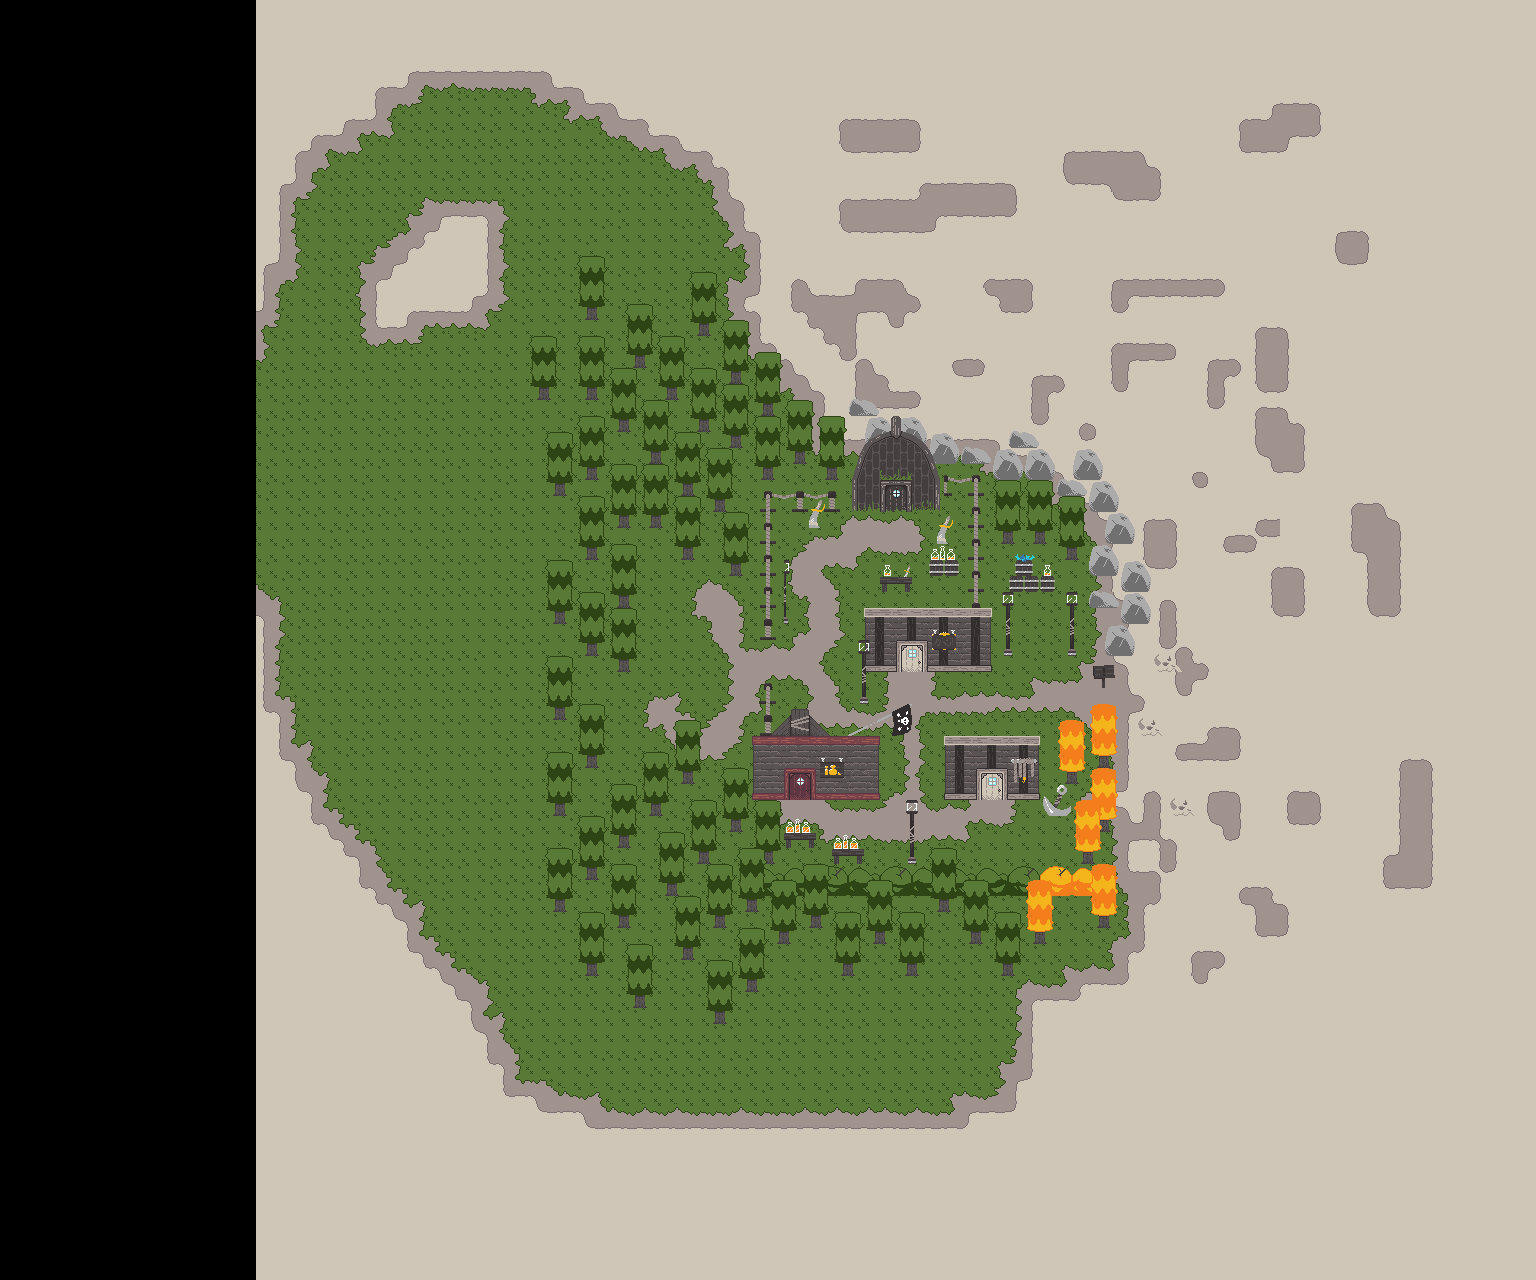

Rendered tile map (Tiled .tmx) drawn with the repository's tilesets; below, a short description and the map source with its tile grids summarised:
An orthogonal 96x80 tile map with 16x16 px tiles, 3 tile layers (2D, 3D, 3D 2), 3 tilesets and 126 objects (115x Collision Object, 8x Warp, 2x Object, Player).

<map version="1.2" tiledversion="1.2.3" orientation="orthogonal" renderorder="right-down" width="96" height="80" tilewidth="16" tileheight="16" infinite="0" nextlayerid="13" nextobjectid="172">
 <tileset firstgid="1" source="../Ground.tsx" />
 <tileset firstgid="65" source="Village_assets_tiles.tsx" />
 <tileset firstgid="545" source="../Objects.tsx" />
 <layer id="10" name="2D" width="96" height="80">
  <data>[7680 cells, 6400 non-empty, 59 distinct tile ids]</data>
 </layer>
 <layer id="11" name="3D" width="96" height="80">
  <data>[7680 cells, 769 non-empty, 195 distinct tile ids]</data>
 </layer>
 <layer id="12" name="3D 2" width="96" height="80">
  <data>[7680 cells, 188 non-empty, 96 distinct tile ids]</data>
 </layer>
 <objectgroup id="3" name="Objects">
  <object id="1" type="Collision Object" gid="545" x="864" y="448" width="32" height="32" />
  <object id="6" type="Collision Object" gid="545" x="880" y="428" width="32" height="32" />
  <object id="7" type="Collision Object" gid="545" x="928" y="464" width="32" height="32" />
  <object id="8" type="Collision Object" gid="545" x="992" y="480" width="32" height="32" />
  <object id="9" type="Collision Object" gid="545" x="1024" y="480" width="32" height="32" />
  <object id="10" type="Collision Object" gid="545" x="1072" y="480" width="32" height="32" />
  <object id="11" type="Collision Object" gid="545" x="1088" y="512" width="32" height="32" />
  <object id="12" type="Collision Object" gid="545" x="1104" y="544" width="32" height="32" />
  <object id="13" type="Collision Object" gid="545" x="1088" y="576" width="32" height="32" />
  <object id="14" type="Collision Object" gid="545" x="1120" y="592" width="32" height="32" />
  <object id="15" type="Collision Object" gid="545" x="1120" y="624" width="32" height="32" />
  <object id="16" type="Collision Object" gid="545" x="1104" y="656" width="32" height="32" />
  <object id="17" type="Collision Object" gid="546" x="848" y="416" width="32" height="32" />
  <object id="18" type="Collision Object" gid="546" x="960" y="464" width="32" height="32" />
  <object id="19" type="Collision Object" gid="546" x="1008" y="448" width="32" height="32" />
  <object id="20" type="Collision Object" gid="546" x="1056" y="496" width="32" height="32" />
  <object id="21" type="Collision Object" gid="546" x="1088" y="608" width="32" height="32" />
  <object id="22" type="Collision Object" gid="547" x="848" y="516" width="96" height="96">
   <properties>
    <property name="Height" type="float" value="4" />
    <property name="Width" type="float" value="6" />
   </properties>
  </object>
  <object id="23" type="Collision Object" gid="548" x="736" y="800" width="160" height="96">
   <properties>
    <property name="Height" type="float" value="4" />
    <property name="Width" type="float" value="8" />
   </properties>
  </object>
  <object id="24" type="Collision Object" gid="549" x="848" y="704" width="32" height="64" />
  <object id="25" type="Collision Object" gid="549" x="768" y="624" width="32" height="64" />
  <object id="26" type="Collision Object" gid="549" x="992" y="656" width="32" height="64" />
  <object id="27" type="Collision Object" gid="549" x="1056" y="656" width="32" height="64" />
  <object id="28" type="Collision Object" gid="549" x="896" y="864" width="32" height="64" />
  <object id="29" type="Collision Object" gid="550" x="864" y="672" width="128" height="64">
   <properties>
    <property name="Height" type="float" value="4" />
    <property name="Width" type="float" value="8" />
   </properties>
  </object>
  <object id="30" type="Object" gid="551" x="928" y="676" width="32" height="48" />
  <object id="31" type="Object" gid="552" x="800" y="804" width="32" height="48" />
  <object id="32" type="Collision Object" gid="553" x="1040" y="816" width="32" height="32" />
  <object id="34" name="Player" type="Player" x="880" y="516" width="16" height="16" />
  <object id="35" type="Collision Object" gid="545" x="900" y="436" width="32" height="32" />
  <object id="36" type="Collision Object" gid="545" x="920" y="448" width="32" height="32" />
  <object id="37" type="Collision Object" gid="545" x="944" y="456" width="32" height="32" />
  <object id="38" type="Collision Object" gid="545" x="1016" y="468" width="32" height="32" />
  <object id="39" type="Collision Object" gid="545" x="1072" y="508" width="32" height="32" />
  <object id="40" type="Collision Object" gid="545" x="1108" y="568" width="32" height="32" />
  <object id="41" type="Collision Object" gid="545" x="1100" y="600" width="32" height="32" />
  <object id="42" type="Collision Object" gid="545" x="1112" y="640" width="32" height="32" />
  <object id="44" type="Collision Object" gid="546" x="1088" y="544" width="32" height="32" />
  <object id="45" type="Collision Object" gid="546" x="1096" y="520" width="32" height="32" />
  <object id="46" type="Collision Object" gid="546" x="1044" y="484" width="32" height="32" />
  <object id="47" type="Collision Object" gid="546" x="1008" y="484" width="32" height="32" />
  <object id="48" type="Collision Object" gid="546" x="976" y="456" width="32" height="32" />
  <object id="49" type="Collision Object" gid="546" x="968" y="476" width="32" height="32" />
  <object id="50" type="Collision Object" gid="546" x="856" y="424" width="32" height="32" />
  <object id="51" type="Collision Object" gid="546" x="844" y="444" width="32" height="32" />
  <object id="54" type="Collision Object" gid="555" x="992" y="544" width="32" height="64" />
  <object id="55" type="Collision Object" gid="555" x="1024" y="544" width="32" height="64" />
  <object id="56" type="Collision Object" gid="555" x="1056" y="560" width="32" height="64" />
  <object id="57" type="Collision Object" gid="555" x="816" y="480" width="32" height="64" />
  <object id="58" type="Collision Object" gid="555" x="624" y="640" width="32" height="64" />
  <object id="59" type="Collision Object" gid="555" x="752" y="480" width="32" height="64" />
  <object id="60" type="Collision Object" gid="555" x="720" y="576" width="32" height="64" />
  <object id="61" type="Collision Object" gid="555" x="672" y="560" width="32" height="64" />
  <object id="62" type="Collision Object" gid="555" x="728" y="512" width="32" height="64" />
  </objectgroup>
</map>
<!-- 72 of 126 objects omitted -->
